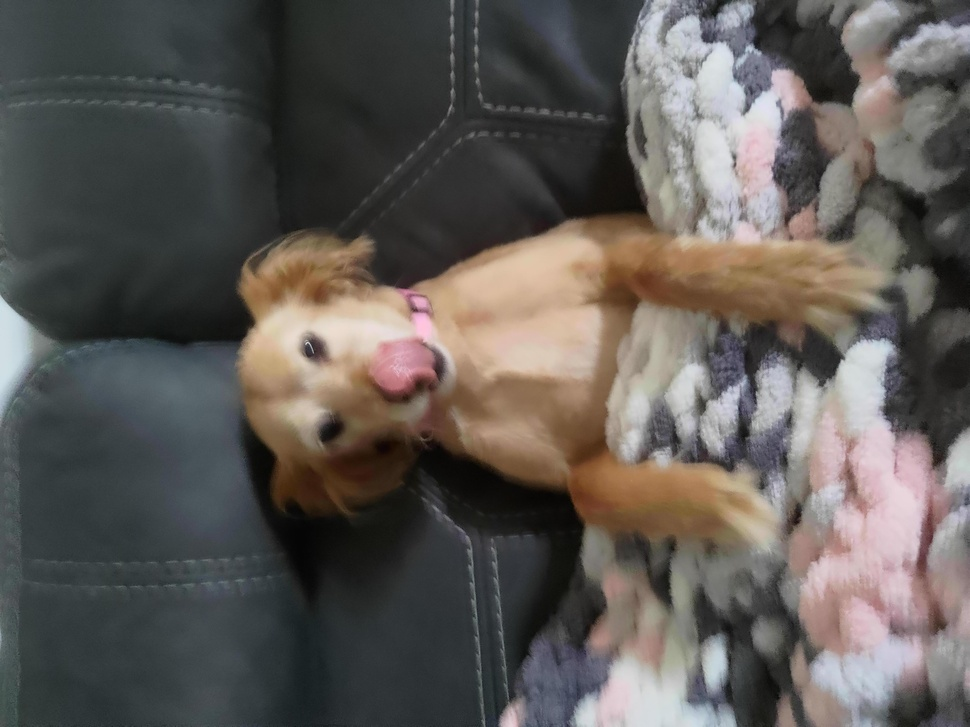
#> input picture tests/biscuit.jpg, 970 x 727 px, shrunk from 4576 x 3432 before the run
$ python image_rotation.py --image ../tests/biscuit.jpg
#> lines starting #> are read from the running program, lines starting #| are printed output that depends on the picture
from PIL import Image
from pathlib import Path
import argparse
import sys


def main():
    image_path, rotate_angle, save_path, force = argparse_arguments()
    rotate_image(image_path, rotate_angle, save_path, force)


def rotate_image(image_path: Path, rotate_angle: int, save_path: Path, force: bool = False):

#> called with rotate_angle = 90, force = False
    if not image_path.exists():
        raise FileNotFoundError(f"Image file '{image_path}' does not exist")

    if save_path.exists() and image_path.resolve() == save_path.resolve() and not force:
        raise FileExistsError(
            "Refusing to overwrite original image. Use force=True."
        )

    with Image.open(image_path) as img:
#> img is the input picture: PIL image 970x727 RGB; mean R, G, B 94.4, 89.9, 86.1
        rotater = img.rotate(rotate_angle, expand=True)
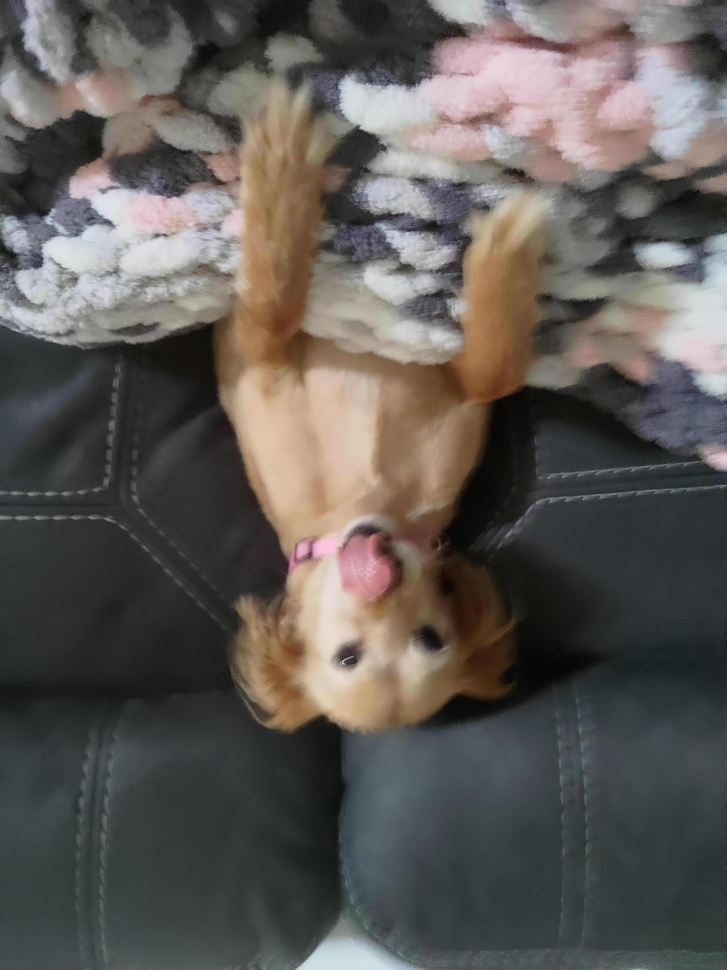
#> rotater: PIL image 727x970 RGB; mean R, G, B 94.4, 89.9, 86.1
        rotater.save(save_path)

def argparse_arguments()->tuple[Path, int, Path]:

    parser = argparse.ArgumentParser(
        description="Rotate an image",
        epilog=r"Example: python main.py C:OneDrive\Pictures\aaaa.jpg 90 b.jpg or you can use flags or even mix do -h to see them",
        prog="rotate_image"
    )

    parser.add_argument("-i","--image", help="Path to image", type=Path)
    parser.add_argument("-r","--rotate", help="Angle to rotate the image", default= 90 ,type=int)
    parser.add_argument("-s","--save", help="Save image", default="image.jpg",type=str)
    parser.add_argument("--force", action="store_true", help="Allow overwriting the original image")


    parser.add_argument("positional_image", nargs="?", type=Path, help="Image if no flag is used")
    parser.add_argument("positional_rotate", nargs="?", type=int, help="Rotation if no flag is used")
    parser.add_argument("positional_save", nargs="?", type=str, help="Image if no flag is used")

    args = parser.parse_args()

    image_path: Path = Path(args.image or args.positional_image)
    rotate_angle: int = args.rotate if args.rotate != 90 else (args.positional_rotate or args.rotate)
    save_path: Path = Path(args.save if args.save != "image.jpg" else (args.positional_save or args.save))

    if image_path.resolve() == save_path.resolve() and not args.force:
        print("you are trying to overwrite your image.jpg file, are you sure you want that? use --force to do this")
        sys.exit()

    if image_path is None:
        parser.error("No image path provided")

    return image_path, rotate_angle, save_path, args.force


if __name__ == "__main__":
    main()
